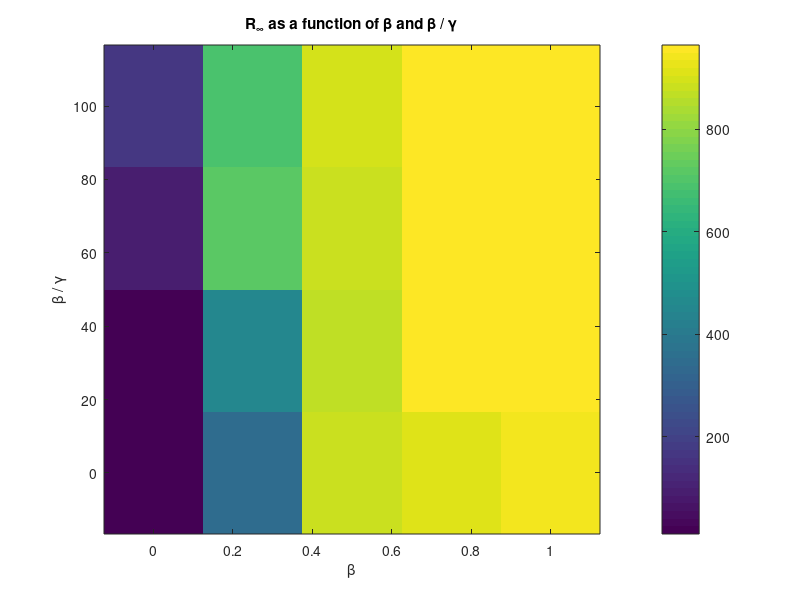

This figure's MATLAB source:
clear all
close all
clc
% Initialize
Gamma = [0.01, 0.02];
Beta = linspace(0, 1, 20);
beta_gamma_1 = Beta/Gamma(1);
beta_gamma_2 = Beta/Gamma(2);

% average_1 = [54.2 278.2 661.2 769.2 869.4 894 918.8 957.6 960.8];
% Gamma = [0.01, 0.02];
% Beta = linspace(0.1, 0.9, 9);
% 
% beta_gamma_1 = Beta/Gamma(1);
% beta_gamma_2 = Beta/Gamma(2);
% average_1 = reshape(average_1, [3, 3]);
% average_2 = reshape(average_2, [3 3]);
% 
% imagesc([Beta(1), Beta(end)], [beta_gamma_1(1), beta_gamma_1(end)], average_1')
% colorbar
% xlabel('\beta')
% ylabel('\beta / \gamma')
% title('R_\infty as a function of \beta and \beta / \gamma')
% set(gca,'YDir','normal')


average_1 = [10  16  91 169 339 447 712 691 877 872 878 899 911 965 962 963 949 961 955 960];
average_2 = [10  21  20  46  65  66  97  59 172 287 387 353 466 447 473 589 423 580 488 534];

average_1 = reshape(average_1, [4, 5]);
imagesc([Beta(1), Beta(end)], [beta_gamma_1(1), beta_gamma_1(end)], average_1)
colorbar
xlabel('\beta')
ylabel('\beta / \gamma')
title('R_\infty as a function of \beta and \beta / \gamma')
set(gca,'YDir','normal')